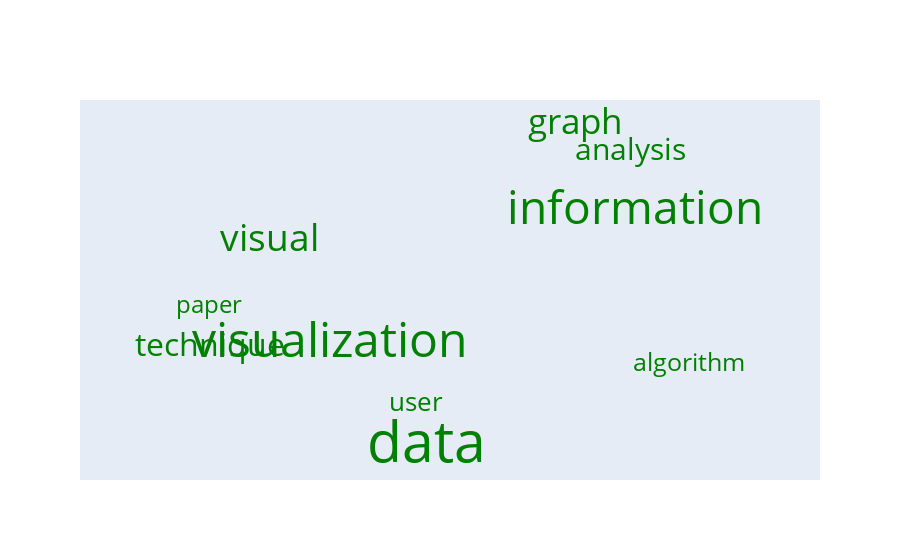

Notebook source saved alongside this figure:
### Code cell
import plotly
import plotly.graph_objs as go
from plotly.offline import plot
import random
data = go.Scatter(x=[random.random() for i in range(30)],
                 y=[random.random() for i in range(30)],
                 mode='text',
                 text=lda.get_top_n_word_probs_for_topic_i(2, 10).Words,
                 marker={'opacity': 0.3},
                 textfont={'size': lda.get_top_n_word_probs_for_topic_i(2, 10).Probabilities * 4000, 
                           'color': lda.get_colors()[2]})
layout = go.Layout({'xaxis': {'showgrid': False, 'showticklabels': False, 'zeroline': False},
                    'yaxis': {'showgrid': False, 'showticklabels': False, 'zeroline': False}})
fig = go.Figure(data=[data], layout=layout)

fig

### Figure 1 — Plotly figure (JSON) as saved in the notebook; plotly's stock layout.template omitted (floating-point values rounded to 4 significant figures)
{"data": [{"marker": {"opacity": 0.3}, "mode": "text", "text": ["paper", "algorithm", "user", "analysis", "technique", "graph", "visual", "information", "visualization", "data"], "textfont": {"color": "green", "size": [23.71, 24.65, 26.17, 29.82, 31.92, 35.22, 36.56, 45.89, 48.46, 57.16]}, "type": "scatter", "x": [0.1557, 0.7966, 0.4321, 0.7181, 0.1572, 0.644, 0.2362, 0.7249, 0.3168, 0.4454, 0.8206, 0.8251, 0.1209, 0.3598, 0.8165, 0.1171, 0.03298, 0.3031, 0.4806, 0.8052, 0.1375, 0.8345, 0.4388, 0.4833, 0.04486, 0.5926, 0.9219, 0.1255, 0.1592, 0.08131], "y": [0.4235, 0.2858, 0.1903, 0.7923, 0.3258, 0.8573, 0.5806, 0.6493, 0.3347, 0.08734, 0.6297, 0.1778, 0.8585, 0.8011, 0.1791, 0.1688, 0.1787, 0.184, 0.2457, 0.3059, 0.06529, 0.2353, 0.8731, 0.7411, 0.8568, 0.5283, 0.05641, 0.6039, 0.7618, 0.1559]}], "layout": {"xaxis": {"showgrid": false, "showticklabels": false, "zeroline": false}, "yaxis": {"showgrid": false, "showticklabels": false, "zeroline": false}}}
